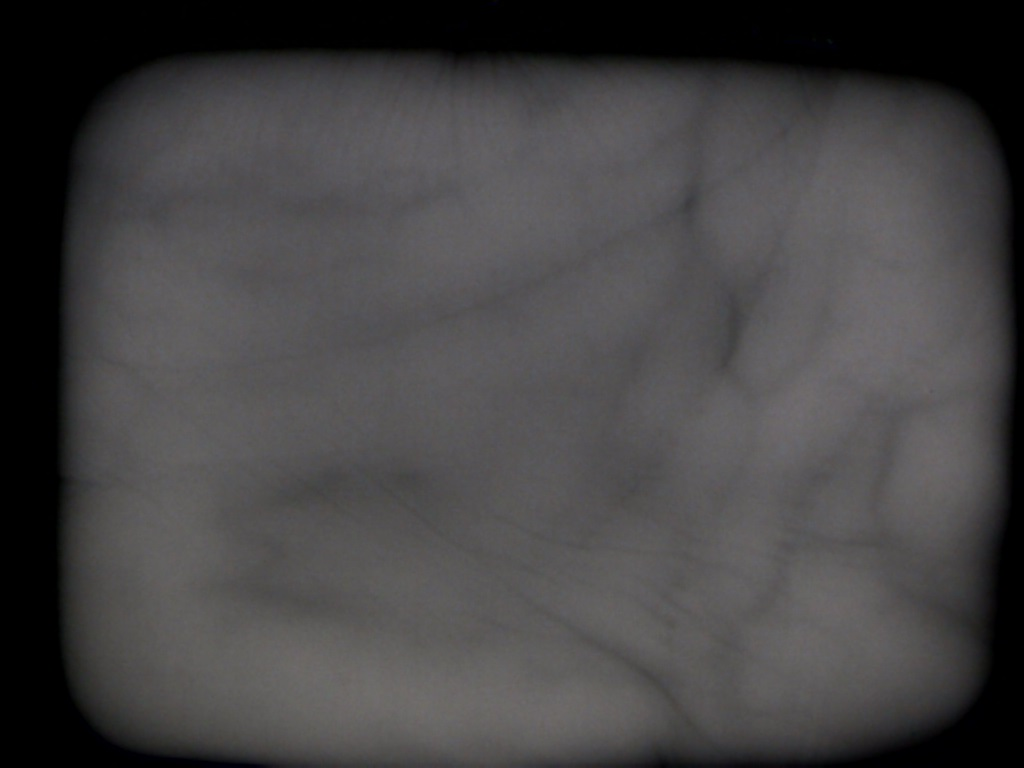
%> input picture experiments/P_o018_L_S3_Nr3.jpg, 1024 x 768 px
$ octave --eval "result = get_roi('../P_o018_L_S3_Nr3.jpg');"   (GNU Octave 9; MATLAB toolbox functions it lacks are replaced by stand-ins)
%> lines starting %> are read from the running program, lines starting %| are printed output that depends on the picture
function [ image ] = get_roi( filename )
%> called with filename = '../P_o018_L_S3_Nr3.jpg'
%UNTITLED3 Summary of this function goes here
%   Detailed explanation goes here

    image = imread (filename);
%> image is the input picture: size 768x1024x3 uint8; mean R, G, B 68.9, 67.5, 68.2
    image = rgb2gray (image);
%> image: size 768x1024 uint8
    image = adapthisteq (image);
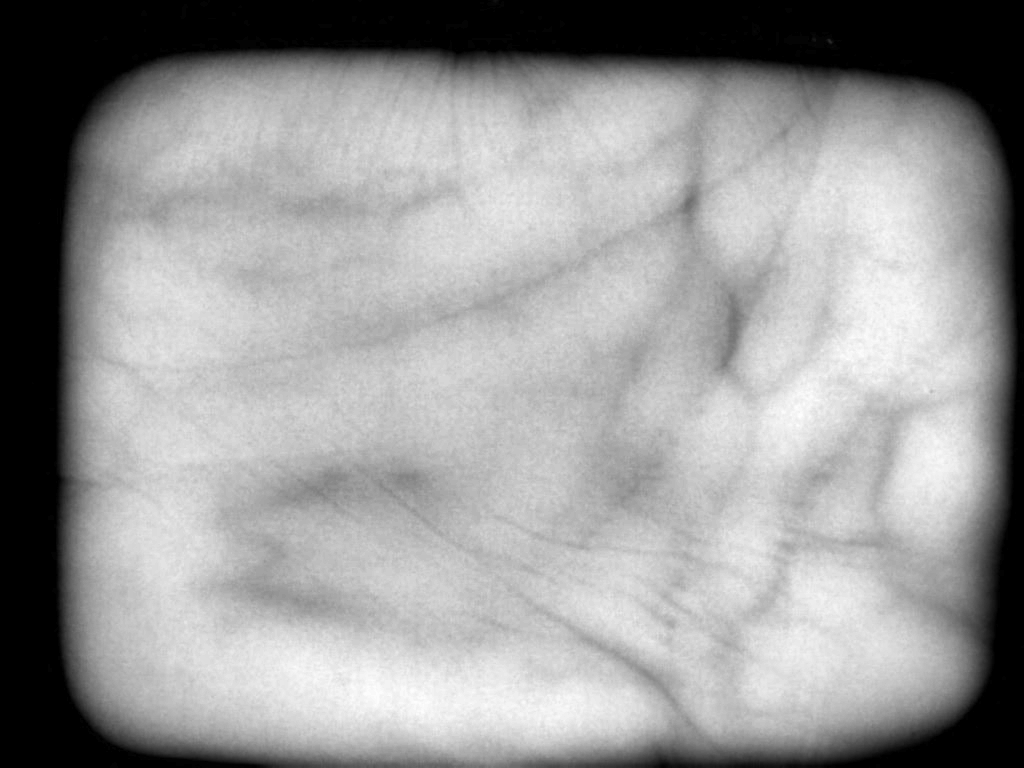
%> image: size 768x1024 uint8; min 0, max 255, mean 151.8

    projection = sum (image, 2); % Get the vertical projection.
%> projection = 768 values, max 188575 at index 666, min 56 at index 15, mean 155444.4
    total = length (projection);
%> total = 768
    halfway = round (total / 2);
%> halfway = 384

    [value peak1] = max ( projection(1:halfway) );
%> value = 187570; peak1 = 377
    %projection (peak1) = 0;
    projection (1:halfway) = 0;
    [value peak2] = max ( projection );
%> value = 188575; peak2 = 666

    centre = round( (peak1 + peak2)/2 );
%> centre = 522

    image = image ( centre-40:centre+40 , :);
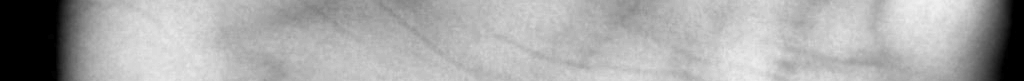
%> image: size 81x1024 uint8; min 0, max 242, mean 169.3

end
